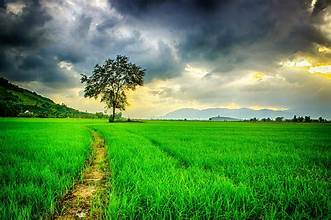
#> input picture img/nature.jpg, 331 x 220 px, found by its file name
$ python masking.py
#> lines starting #> are read from the running program, lines starting #| are printed output that depends on the picture; after the words box and inside, x2 and y2 are one past the last pixel; in counts of white or black regions, pixels touching at a corner belong together
import cv2 as cv
import numpy as np

# Load the image
img = cv.imread('img/nature.jpg')
#> img is the input picture: shape (220, 331, 3); mean B, G, R 73.2, 135.9, 86
if img is None:
    print("Image not found. Please check the path.")
    exit()

cv.imshow('Nature', img)

# Create a blank image (single-channel) for the mask
blank = np.zeros(img.shape[:2], dtype='uint8')

# Create a circular mask
mask = cv.circle(blank, (img.shape[1]//2, img.shape[0]//2), 100, 255, -1)
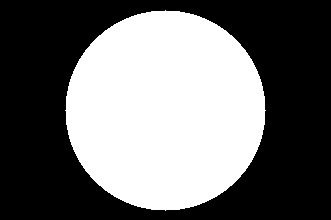
#> blank: shape (220, 331); 43.1% white; 1 white region, box (x1, y1, x2, y2) and area: (65, 10, 266, 211) 31417
cv.imshow('Mask', mask)

# Apply the mask to the image
masked = cv.bitwise_and(img, img, mask=mask)
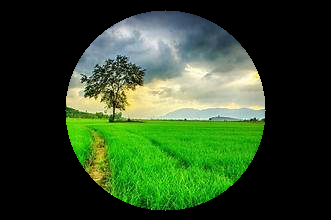
#> masked: shape (220, 331, 3); mean B, G, R 37.9, 71.4, 46.5
cv.imshow('Masked Image', masked)


rectangle = cv.rectangle(blank.copy(), (30,30), (370, 370), 255, -1)
weird_shape = cv.bitwise_and(mask, rectangle)
masked_1 = cv.bitwise_and(img,img,mask=weird_shape)
cv.imshow('Weird Shaped Masked Image', masked)

cv.waitKey(0)

$ run again, with img/man.jpg copied over img/nature.jpg
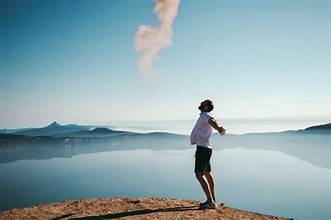
#> input picture img/man.jpg, 331 x 220 px, found by its file name
#> img is the input picture: shape (220, 331, 3); mean B, G, R 177.4, 170.7, 145.7
#> blank: shape (220, 331); 43.1% white; 1 white region, box (x1, y1, x2, y2) and area: (65, 10, 266, 211) 31417
#> `masked = cv.bitwise_and(img, img, mask=mask)`:
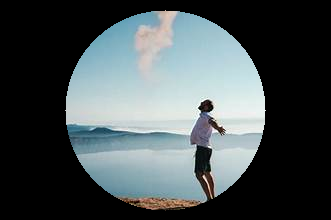
#> masked: shape (220, 331, 3); mean B, G, R 82.6, 80.6, 71.9

$ run again, with img/pretty.jpg copied over img/nature.jpg
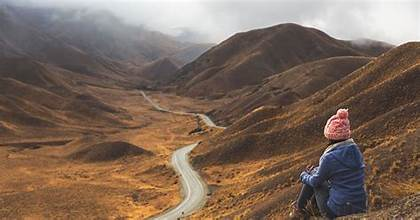
#> input picture img/pretty.jpg, 420 x 220 px, found by its file name
#> img is the input picture: shape (220, 420, 3); mean B, G, R 90.8, 104.9, 125.3
#> `mask = cv.circle(blank, (img.shape[1]//2, img.shape[0]//2), 100, 255, ..`:
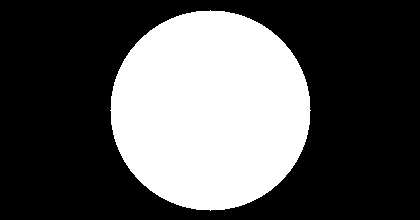
#> blank: shape (220, 420); 34% white; 1 white region, box (x1, y1, x2, y2) and area: (110, 10, 311, 211) 31417
#> `masked = cv.bitwise_and(img, img, mask=mask)`:
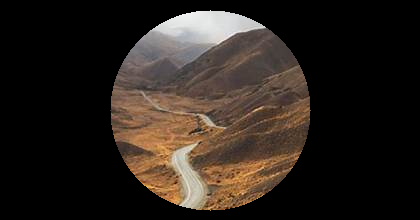
#> masked: shape (220, 420, 3); mean B, G, R 28.9, 34.9, 42.7
